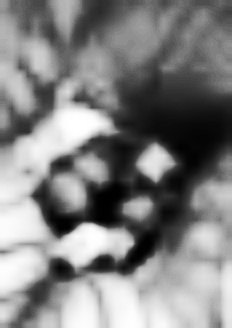
#> input picture bud_photo/female20240612_164339.jpg, 232 x 328 px
$ python ch23_2_R2.py
#> lines starting #> are read from the running program, lines starting #| are printed output that depends on the picture; pictures that were not available may be replaced by others from this repository, and a replacement may not be noted
# ch23_2.py
import cv2
import numpy as np
import tkinter as tk
from tkinter import filedialog
import matplotlib.pyplot as plt
import os
import datetime
import subprocess
plt.rcParams["font.family"] = ["Microsoft JhengHei"]


root = tk.Tk()
root.withdraw()  # 隱藏主窗口
# 打開文件選擇對話框
file_path = filedialog.askopenfilename(title="選擇圖片",
                                       filetypes=[("Image Files", "*.jpg;*.jpeg;*.png;*.bmp;*.tiff")])
#> the answer given: bud_photo/female20240612_164339.jpg

# 檢查是否選擇了文件
if file_path:
    # 使用原始字符串處理文件路徑
    file_path = r"{}".format(file_path)

    # 讀取選擇的圖片
    image = cv2.imread(file_path)
#> image is the input picture: shape (328, 232, 3); min 0, max 255, mean 129.6
#print(file_path)
# 獲取文件名
file_name = os.path.basename(file_path)
# 去掉文件擴展名
file_name = os.path.splitext(file_name)[0]
# 打印結果
print(file_name)


src = cv2.imread(f'{file_name}.jpg')                # 讀取影像
mask = np.zeros(src.shape[:2],np.uint8)     # 建立遮罩, 大小和src相同
bgdModel = np.zeros((1,65),np.float64)      # 建立內部用暫時計算陣列
fgdModel = np.zeros((1,65),np.float64)      # 建立內部用暫時計算陣列
rect = (10,30,380,360)                      # 建立ROI區域
# 呼叫grabCut()進行分割
cv2.grabCut(src,mask,rect,bgdModel,fgdModel,3,cv2.GC_INIT_WITH_RECT)
maskpict = cv2.imread(f'{file_name}_mask.jpg')      # 讀取影像
newmask = cv2.imread(f'{file_name}_mask.jpg',cv2.IMREAD_GRAYSCALE)  # 灰階讀取
#> newmask: shape (328, 232); min 0, max 255, mean 129.6
newmask_r = cv2.resize(newmask, (src.shape[1], src.shape[0]))
mask[newmask_r == 0] = 0                      # 白色內容則確定是前景
mask[newmask_r == 255] = 1                    # 黑色內容則確定是背景
cv2.grabCut(src,mask,None,bgdModel,fgdModel,3,cv2.GC_INIT_WITH_MASK)
mask = np.where((mask==0)|(mask==2),0,1).astype('uint8')
dst = src * mask[:,:,np.newaxis]               # 計算輸出影像
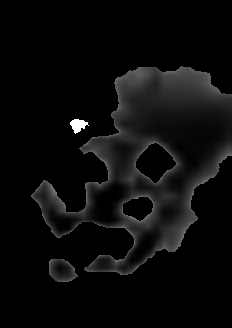
#> dst: shape (328, 232, 3); min 0, max 255, mean 11.1
src_rgb = cv2.cvtColor(src,cv2.COLOR_BGR2RGB)   # 將BGR轉RGB
maskpict_rgb = cv2.cvtColor(maskpict,cv2.COLOR_BGR2RGB)
dst_rgb = cv2.cvtColor(dst,cv2.COLOR_BGR2RGB)   # 將BGR轉RGB
plt.subplot(131)
plt.title("原始影像")
plt.imshow(src_rgb)
plt.axis('off')
plt.subplot(132)
plt.title("遮罩影像")
plt.imshow(maskpict_rgb)
plt.axis('off')
plt.subplot(133)
plt.title("擷取影像")
plt.imshow(dst_rgb)
plt.axis('off')
#plt.show()


src_rgb_maskpict_rgb_dst_rgb = np.hstack((src_rgb,maskpict_rgb,dst_rgb))
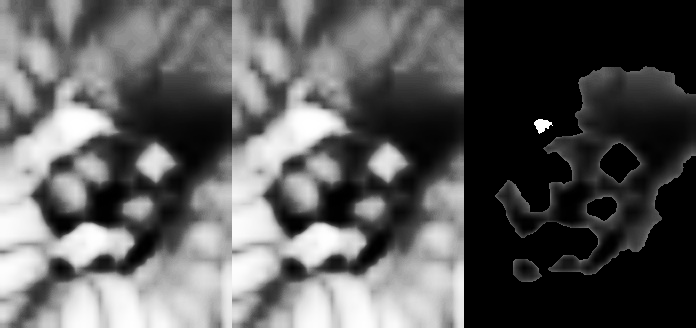
#> src_rgb_maskpict_rgb_dst_rgb: shape (328, 696, 3); min 0, max 255, mean 90.1
cv2.imshow('src_rgb+maskpict_rgb+dst_rgb', src_rgb_maskpict_rgb_dst_rgb)
cv2.imwrite(f'{file_name}R.jpg', dst_rgb)
cv2.waitKey()
cv2.destroyAllWindows()
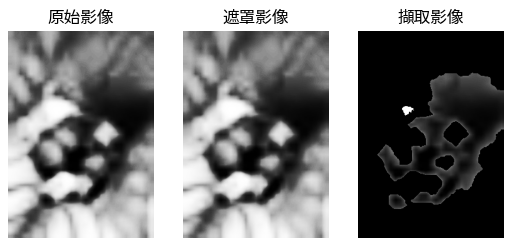
#> figure drawn by matplotlib, 3 panels

$ run again, on bud_photo/female20240612_164606.jpg
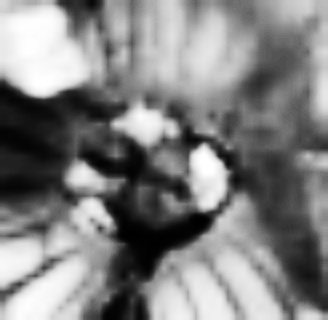
#> input picture bud_photo/female20240612_164606.jpg, 328 x 320 px
#> image is the input picture: shape (320, 328, 3); min 0, max 255, mean 129.2
#> `src_rgb_maskpict_rgb_dst_rgb = np.hstack((src_rgb,maskpict_rgb,dst_rgb))`:
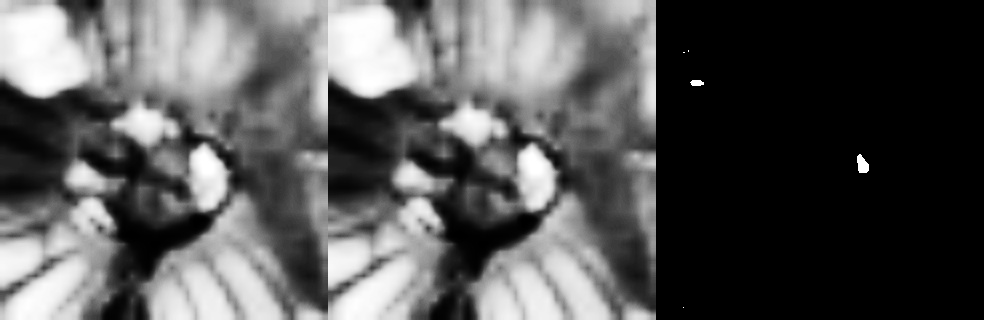
#> src_rgb_maskpict_rgb_dst_rgb: shape (320, 984, 3); min 0, max 255, mean 86.3
#> `cv2.destroyAllWindows()`:
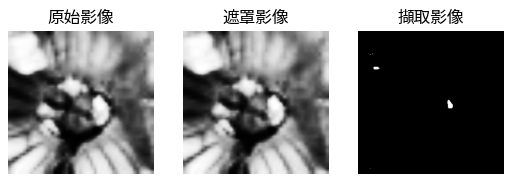
#> figure drawn by matplotlib, 3 panels

$ run again, on bud_photo/female20240612_164749.jpg
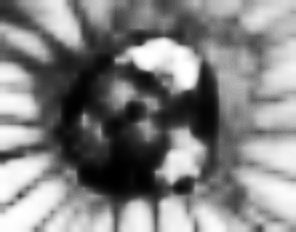
#> input picture bud_photo/female20240612_164749.jpg, 296 x 232 px
#> image is the input picture: shape (232, 296, 3); min 0, max 255, mean 129.6
#> `src_rgb_maskpict_rgb_dst_rgb = np.hstack((src_rgb,maskpict_rgb,dst_rgb))`:
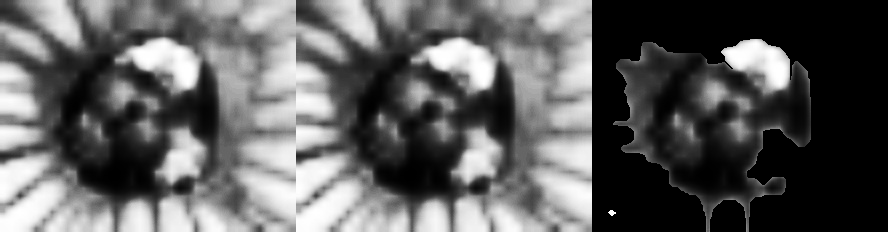
#> src_rgb_maskpict_rgb_dst_rgb: shape (232, 888, 3); min 0, max 255, mean 93.7
#> `cv2.destroyAllWindows()`:
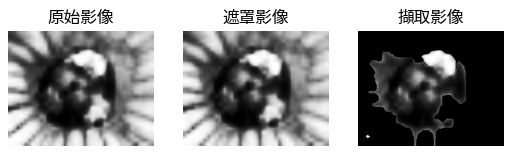
#> figure drawn by matplotlib, 3 panels
